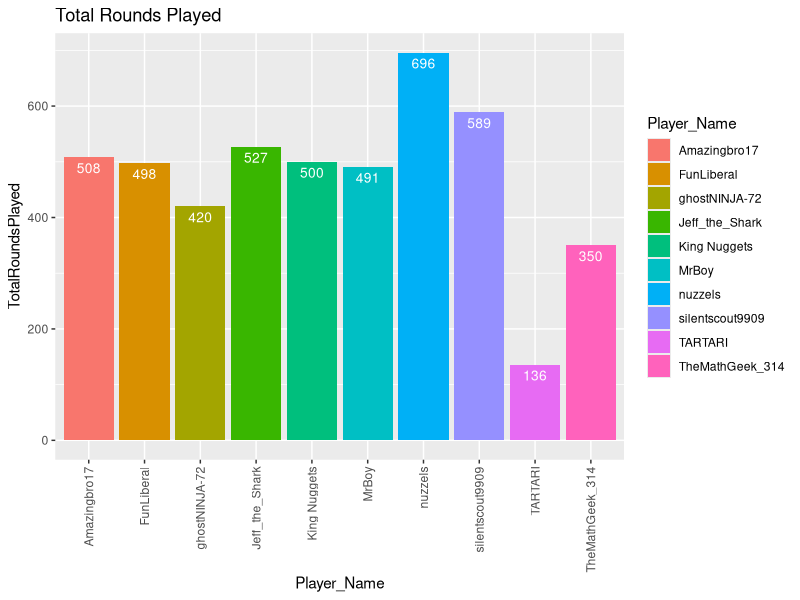
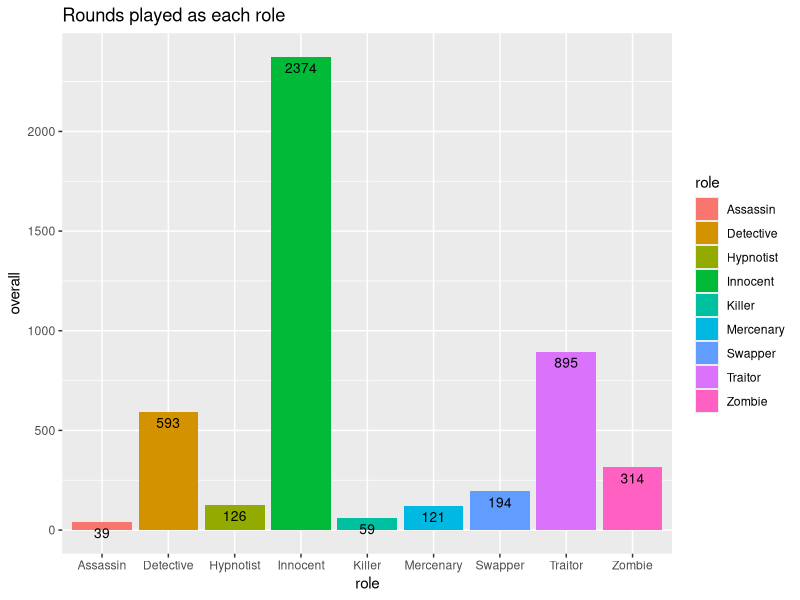
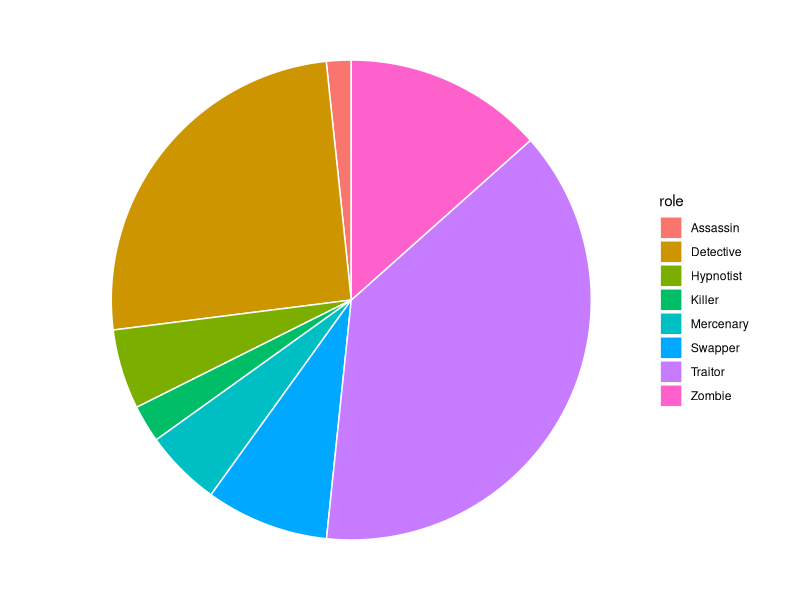
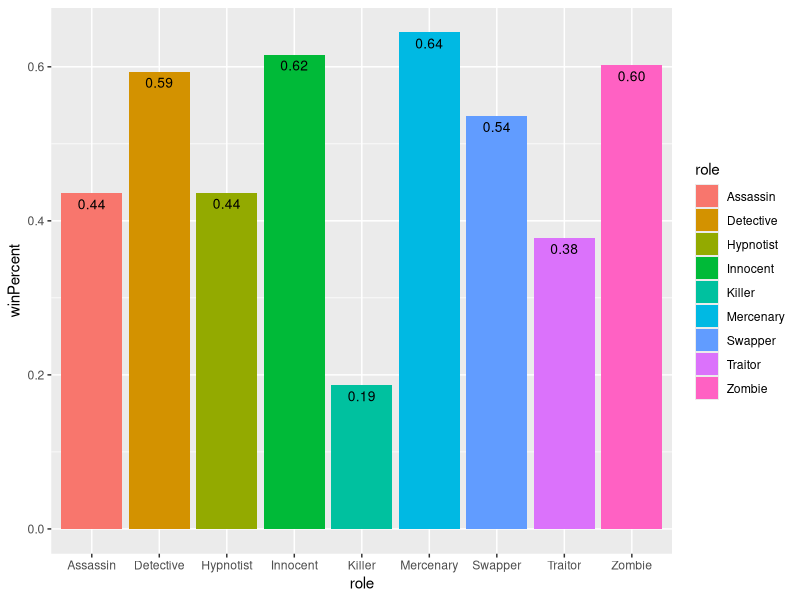
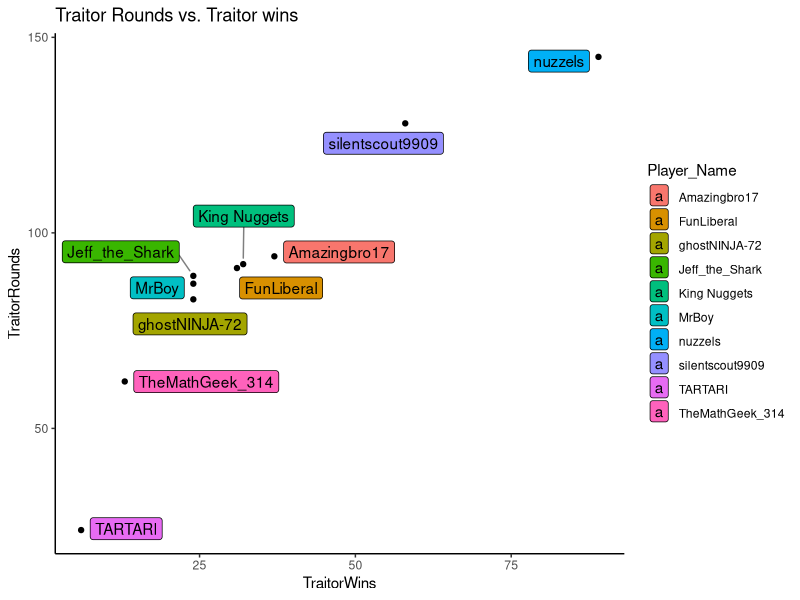
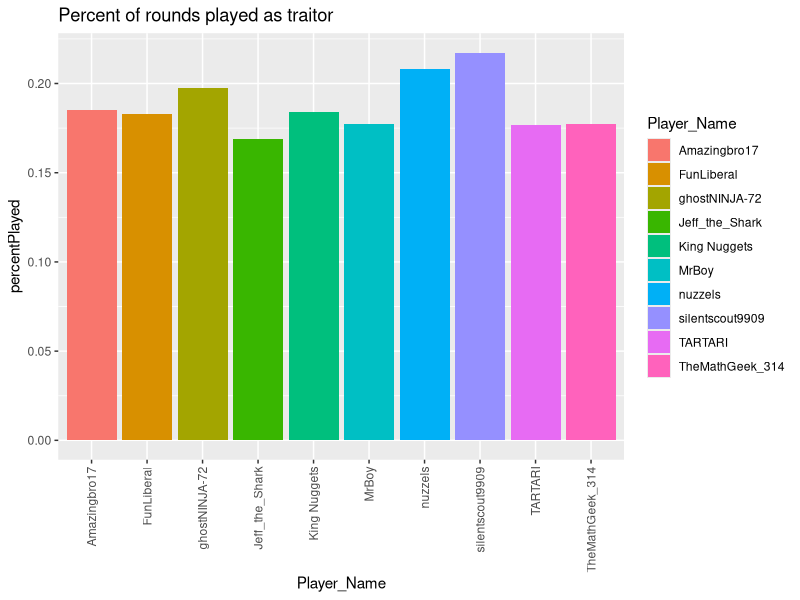
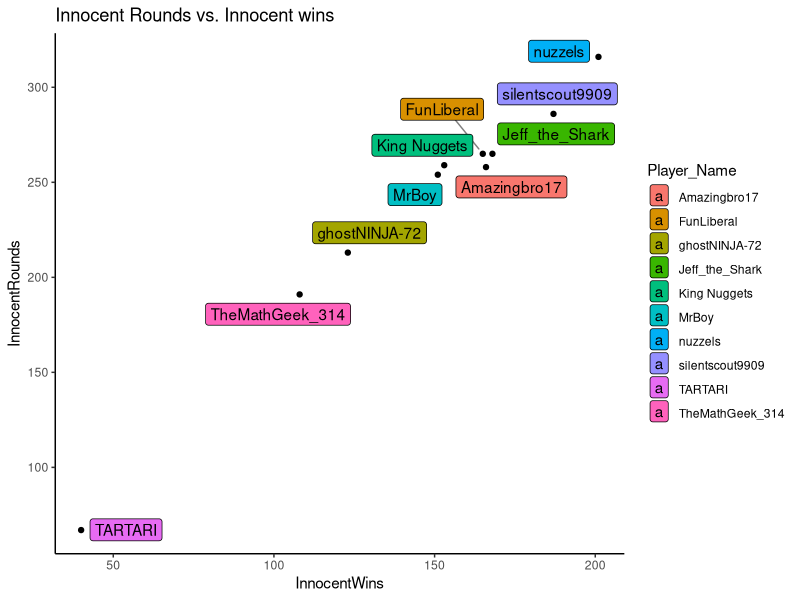
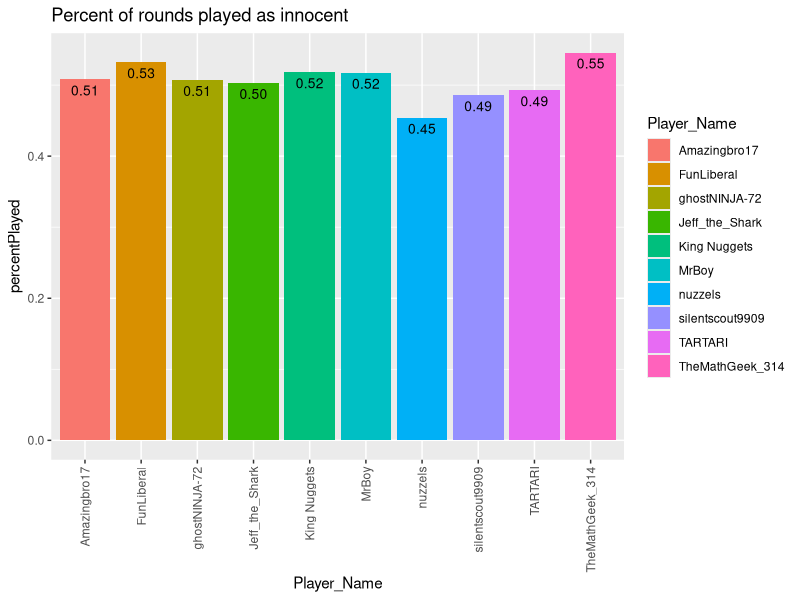

Generate these figures, in order, with R:
## ---- chunk 1
knitr::opts_chunk$set(echo = TRUE)
## ---- chunk 2
library(tidyverse)
library(ggplot2)
library(ggrepel)
library(readxl)
pstats <- read_excel('TTTStatsTag.xlsx', sheet='PlayerStats')
tpartners <- read_excel('TTTStatsTag.xlsx', sheet='TraitorPartners')
dequip <- read_excel('TTTStatsTag.xlsx', sheet='DetectiveEquipment')
tequip <- read_excel('TTTStatsTag.xlsx', sheet='TraitorEquipment')
## ---- chunk 3
pstats$Player_Name <- as.factor(pstats$Player_Name)
pstatsClean <- pstats %>% pivot_longer(
  !c('Player_Name'),
  names_to="stat",
  values_to="count",
  values_drop_na = TRUE
)
## ---- chunk 4
tpartners$Player_Name <- as.factor(tpartners$Player_Name)
tpartnersClean <- tpartners %>% pivot_longer(
  !c('Player_Name'),
  names_to="stat",
  values_to="count",
  values_drop_na = TRUE
)
## ---- chunk 5
dequip$Player_Name <- as.factor(dequip$Player_Name)
dequipClean <- dequip %>% pivot_longer(
  !c('Player_Name'),
  names_to="stat",
  values_to="count",
  values_drop_na = TRUE
)
## ---- chunk 6
tequip$Player_Name <- as.factor(tequip$Player_Name)
tequipClean <- tequip %>% pivot_longer(
  !c('Player_Name'),
  names_to="stat",
  values_to="count",
  values_drop_na = TRUE
)
## ---- chunk 7
overallStatP <- pstatsClean %>% group_by(stat) %>% summarise(overall = sum(count))
overallStatTP <- tpartnersClean %>% group_by(stat) %>% summarise(overall = sum(count))
overallStatD <- dequipClean %>% group_by(stat) %>% summarise(overall = sum(count))
## ---- chunk 8
ggplot(pstats, aes(y=TotalRoundsPlayed,x=Player_Name, fill=Player_Name)) + geom_bar(stat = "Identity") + geom_text(aes(label=TotalRoundsPlayed), vjust=1.6, color="white", size=3.5) + ggtitle("Total Rounds Played") +
  theme(axis.text.x=element_text(angle=90,hjust=1,vjust=0.5))
## ---- chunk 9
overallPStats <- read_excel('mydata.xlsx')
avgWin <- overallPStats %>% pivot_wider(names_from = stat,values_from = overall) %>% group_by(role) %>% summarise(winPercent=Wins/Rounds)
## ---- chunk 10
overallPStats %>% filter(stat=="Rounds") %>% ggplot(aes(x=role,y=overall,fill=role))+geom_bar(stat = "Identity")  + geom_text(aes(label=overall), vjust=1.6, color="black", size=3.5) + ggtitle("Rounds played as each role")
overallPStats %>% filter(stat=="Rounds" & role!="Innocent") %>% ggplot(aes(x="",y=overall/4715,fill=role)) + 
  geom_bar(stat="identity", width=1,color="white") +
  coord_polar("y", start=0) +
  theme_void()
avgWin %>% ggplot(aes(x=role,y=winPercent,fill=role))+geom_bar(stat = "Identity")+geom_text(aes(label=sprintf("%0.2f", round(winPercent, digits = 2))), vjust=1.6, color="black", size=3.5)
## ---- chunk 11
ggplot(pstats,aes(x=TraitorWins, y=TraitorRounds, fill=Player_Name)) + geom_point() + ggtitle("Traitor Rounds vs. Traitor wins") +
  geom_label_repel(aes(label = Player_Name),
                  box.padding   = 0.35, 
                  point.padding = 0.5,
                  segment.color = 'grey50') +
  theme_classic()

pstats %>% group_by(Player_Name,TraitorRounds,TraitorWins) %>% 
  summarise(winPercent=TraitorWins/TraitorRounds) %>%
  arrange(desc(winPercent))
## ---- chunk 12
pstats %>% group_by(Player_Name) %>% summarise(percentPlayed=TraitorRounds/TotalRoundsPlayed) %>% 
  ggplot(aes(y=percentPlayed,x=Player_Name,fill=Player_Name)) + geom_bar(stat = "Identity") + ggtitle("Percent of rounds played as traitor") +
  theme(axis.text.x=element_text(angle=90,hjust=1,vjust=0.5))
## ---- chunk 13
ggplot(pstats,aes(x=InnocentWins, y=InnocentRounds, fill=Player_Name)) + geom_point() + ggtitle("Innocent Rounds vs. Innocent wins") +
  geom_label_repel(aes(label = Player_Name),
                  box.padding   = 0.35, 
                  point.padding = 0.5,
                  segment.color = 'grey50') +
  theme_classic()

pstats %>% group_by(Player_Name,InnocentRounds,InnocentWins) %>% 
  summarise(winPercent=InnocentWins/InnocentRounds) %>%
  arrange(desc(winPercent))
## ---- chunk 14
pstats %>% group_by(Player_Name) %>% summarise(percentPlayed=InnocentRounds/TotalRoundsPlayed) %>% 
  ggplot(aes(y=percentPlayed,x=Player_Name,fill=Player_Name)) + geom_bar(stat = "Identity") + ggtitle("Percent of rounds played as innocent") +
  theme(axis.text.x=element_text(angle=90,hjust=1,vjust=0.5))+geom_text(aes(label=sprintf("%0.2f", round(percentPlayed, digits = 2))), vjust=1.6, color="black", size=3.5)
## ---- chunk 15
ggplot(pstats,aes(x=DetectiveWins, y=DetectiveRounds, fill=Player_Name)) + geom_point() + ggtitle("Detective Rounds vs. Detective wins") +
  geom_label_repel(aes(label = Player_Name),
                  box.padding   = 0.35, 
                  point.padding = 0.5,
                  segment.color = 'grey50') +
  theme_classic()

pstats %>% group_by(Player_Name,DetectiveRounds,DetectiveWins) %>% 
  summarise(winPercent=DetectiveWins/DetectiveRounds) %>%
  arrange(desc(winPercent))
## ---- chunk 16
pstats %>% group_by(Player_Name) %>% summarise(percentPlayed=DetectiveRounds/TotalRoundsPlayed) %>% 
  ggplot(aes(y=percentPlayed,x=Player_Name,fill=Player_Name)) + geom_bar(stat = "Identity") + ggtitle("Percent of rounds played as detective") +
  theme(axis.text.x=element_text(angle=90,hjust=1,vjust=0.5))+geom_text(aes(label=sprintf("%0.2f", round(percentPlayed, digits = 2))), vjust=1.6, color="black", size=3.5)
## ---- chunk 17
ggplot(pstats,aes(x=Zombiewins, y=ZombieRounds, fill=Player_Name)) + geom_point() + ggtitle("Zombie Rounds vs. Zombie wins") +
  geom_label_repel(aes(label = Player_Name),
                  box.padding   = 0.35, 
                  point.padding = 0.5,
                  segment.color = 'grey50') +
  theme_classic()

pstats %>% group_by(Player_Name,Zombiewins,ZombieRounds) %>% 
  summarise(winPercent=Zombiewins/ZombieRounds) %>%
  arrange(desc(winPercent))
## ---- chunk 18
pstats %>% group_by(Player_Name) %>% summarise(percentPlayed=ZombieRounds/TotalRoundsPlayed) %>% 
  ggplot(aes(y=percentPlayed,x=Player_Name,fill=Player_Name)) + geom_bar(stat = "Identity") + ggtitle("Percent of rounds played as zombie") +
  theme(axis.text.x=element_text(angle=90,hjust=1,vjust=0.5))+geom_text(aes(label=sprintf("%0.2f", round(percentPlayed, digits = 2))), vjust=1.6, color="black", size=3.5)
## ---- chunk 19
ggplot(pstats,aes(x=HypnotistWins, y=HypnotistRounds, fill=Player_Name)) + geom_point() + ggtitle("Hypnotist Rounds vs. Hypnotist wins") +
  geom_label_repel(aes(label = Player_Name),
                  box.padding   = 0.35, 
                  point.padding = 0.5,
                  segment.color = 'grey50') +
  theme_classic()

pstats %>% group_by(Player_Name,HypnotistWins,HypnotistRounds) %>% 
  summarise(winPercent=HypnotistWins/HypnotistRounds) %>%
  arrange(desc(winPercent))
## ---- chunk 20
pstats %>% group_by(Player_Name) %>% summarise(percentPlayed=HypnotistRounds/TotalRoundsPlayed) %>% 
  ggplot(aes(y=percentPlayed,x=Player_Name,fill=Player_Name)) + geom_bar(stat = "Identity") + ggtitle("Percent of rounds played as hypnotist") +
  theme(axis.text.x=element_text(angle=90,hjust=1,vjust=0.5))+geom_text(aes(label=sprintf("%0.2f", round(percentPlayed, digits = 2))), vjust=1.6, color="black", size=3.5)
## ---- chunk 21
ggplot(pstats,aes(x=Player_Name, y=CrookedCop, fill=Player_Name)) + geom_bar(stat="identity") + geom_text(aes(label=CrookedCop), vjust=1.6, color="white", size=3.5) + ggtitle("Amount of Innocents killed as detective") +
  theme(axis.text.x=element_text(angle=90,hjust=1,vjust=0.5))
pstats %>% group_by(Player_Name, DetectiveRounds, CrookedCop) %>% 
  summarise(Crookedeness=CrookedCop/DetectiveRounds) %>%
  arrange(desc(Crookedeness))
## ---- chunk 22
ggplot(pstats,aes(x=Player_Name, y=TriggerHappyInnocent, fill=Player_Name)) + geom_bar(stat="identity") + geom_text(aes(label=TriggerHappyInnocent), vjust=1.6, color="white", size=3.5) + ggtitle("Amount of Innocents killed as an Innocent") +
  theme(axis.text.x=element_text(angle=90,hjust=1,vjust=0.5))
pstats %>% group_by(Player_Name, InnocentRounds, TriggerHappyInnocent) %>% 
  summarise(Shootyness=TriggerHappyInnocent/InnocentRounds) %>%
  arrange(desc(Shootyness))
## ---- chunk 23
ggplot(pstats,aes(x=Player_Name,y=KilledFirst,fill=Player_Name)) + geom_bar(stat = "Identity")  + geom_text(aes(label=KilledFirst), vjust=1.6, color="Blue", size=3.5) + ggtitle("Amount of times killed first") +
  theme(axis.text.x=element_text(angle=90,hjust=1,vjust=0.5))

ggplot(pstats, aes(x=Player_Name, y=KilledFirst/TotalRoundsPlayed, fill=Player_Name)) + 
  geom_bar(stat="identity") + ggtitle("Percentage of times killed first") +
  theme(axis.text.x=element_text(angle=90,hjust=1,vjust=0.5))+geom_text(aes(label=sprintf("%0.2f", round(KilledFirst/TotalRoundsPlayed, digits = 2))), vjust=1.6, color="black", size=3.5)
## ---- chunk 24
ggplot(pstats,aes(x=Player_Name,y=TotalFallDamage, fill=Player_Name)) + geom_bar(stat = "Identity")  + geom_text(aes(label=TotalFallDamage), vjust=1.6, color="Blue", size=3.5) + ggtitle("People least safe near ledges") +
  theme(axis.text.x=element_text(angle=90,hjust=1,vjust=0.5))
## ---- chunk 25
dequipClean %>% group_by(stat) %>% summarise(overallTimesBought = sum(count)) %>%
  ggplot(aes(x=stat,y=overallTimesBought)) + geom_bar(stat="Identity") + geom_text(aes(label=overallTimesBought), vjust=1.6, color="Red", size=2.5) + ggtitle("Times each detective equipment was bought") +
  theme(axis.text.x=element_text(angle=90,hjust=1,vjust=0.5))
dequipClean %>% group_by(stat) %>% summarise(percentBought=sum(count)/1172) %>% arrange(desc(percentBought))
## ---- chunk 26
dequipClean %>% filter(count>0) %>% group_by(Player_Name, stat) %>% summarise(equipBought=n()) %>% 
  ggplot(aes(x=Player_Name,y=equipBought, fill=Player_Name)) + geom_bar(stat = "Identity")  +
  theme(axis.text.x=element_text(angle=90,hjust=1,vjust=0.5)) + 
  ggtitle("Number of different detective equipment bought")

## ---- chunk 27
dequipClean %>% ggplot(aes(x=Player_Name,y=count, fill=Player_Name)) + geom_bar(stat = "Identity") + facet_wrap(~stat, ncol=5, scales = "free_y") +
  theme(axis.text.x=element_text(angle=90,hjust=1,vjust=0.5))
## ---- chunk 28
tequipClean %>% group_by(stat) %>% summarise(overallTimesBought = sum(count)) %>%
  ggplot(aes(x=stat,y=overallTimesBought)) + geom_bar(stat="Identity") + geom_text(aes(label=overallTimesBought), vjust=1.6, color="Red", size=2.5) + ggtitle("Times each traitor equipment was bought") +
  theme(axis.text.x=element_text(angle=90,hjust=1,vjust=0.5))
tequipClean %>% group_by(stat) %>% summarise(percentBought=sum(count)/1172) %>% arrange(desc(percentBought))
## ---- chunk 29
tequipClean %>% filter(count>0) %>% group_by(Player_Name, stat) %>% summarise(equipBought=n()) %>% 
  ggplot(aes(x=Player_Name,y=equipBought, fill=Player_Name)) + geom_bar(stat = "Identity")  +
  theme(axis.text.x=element_text(angle=90,hjust=1,vjust=0.5)) + 
  ggtitle("Number of different traitor equipment bought")

## ---- chunk 30
tequipClean %>% ggplot(aes(x=Player_Name,y=count, fill=Player_Name)) + geom_bar(stat = "Identity") + facet_wrap(~stat, ncol=6, scales = "free_y") +
  theme(axis.text.x=element_text(angle=90,hjust=1,vjust=0.5))
